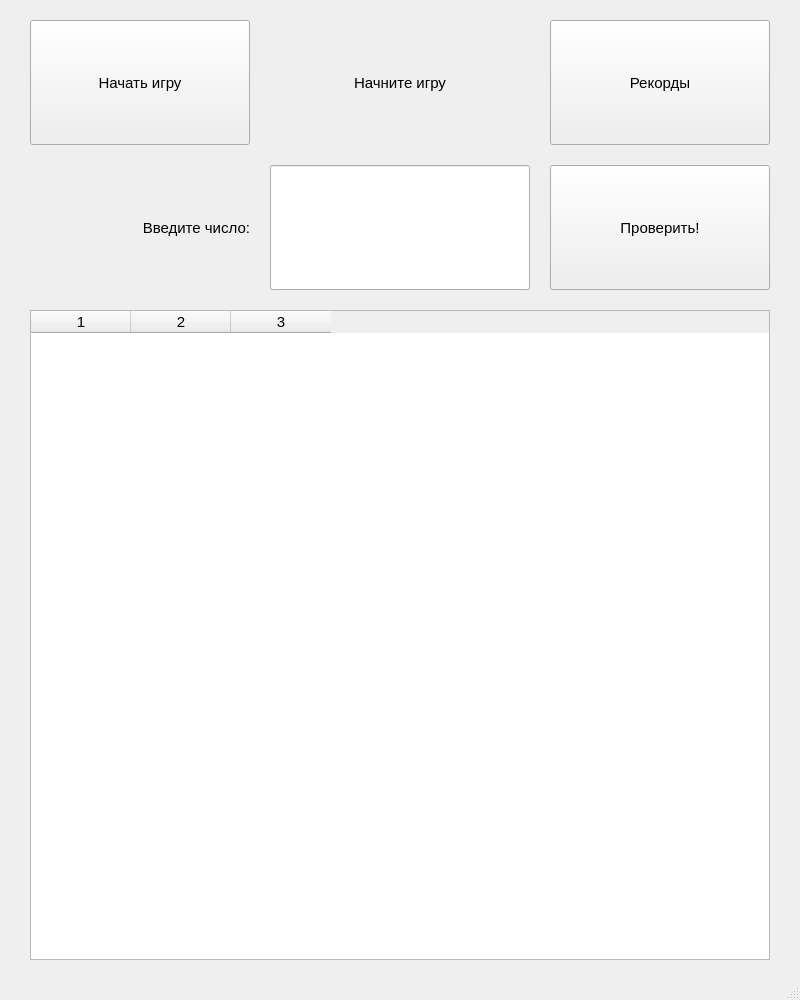
<?xml version="1.0" encoding="UTF-8"?>
<ui version="4.0">
 <class>Bullsncows</class>
 <widget class="QMainWindow" name="Bullsncows">
  <property name="geometry">
   <rect>
    <x>0</x>
    <y>0</y>
    <width>800</width>
    <height>1000</height>
   </rect>
  </property>
  <property name="font">
   <font>
    <family>Yu Gothic UI</family>
    <pointsize>11</pointsize>
   </font>
  </property>
  <property name="windowTitle">
   <string>Bullsncows</string>
  </property>
  <widget class="QWidget" name="centralwidget">
   <widget class="QTableWidget" name="gameField">
    <property name="geometry">
     <rect>
      <x>30</x>
      <y>310</y>
      <width>740</width>
      <height>650</height>
     </rect>
    </property>
    <property name="focusPolicy">
     <enum>Qt::NoFocus</enum>
    </property>
    <property name="editTriggers">
     <set>QAbstractItemView::NoEditTriggers</set>
    </property>
    <property name="selectionMode">
     <enum>QAbstractItemView::NoSelection</enum>
    </property>
    <property name="verticalScrollMode">
     <enum>QAbstractItemView::ScrollPerItem</enum>
    </property>
    <property name="columnCount">
     <number>3</number>
    </property>
    <column/>
    <column/>
    <column/>
   </widget>
   <widget class="QLabel" name="statusLabel">
    <property name="geometry">
     <rect>
      <x>270</x>
      <y>20</y>
      <width>260</width>
      <height>125</height>
     </rect>
    </property>
    <property name="text">
     <string>Начните игру</string>
    </property>
    <property name="alignment">
     <set>Qt::AlignCenter</set>
    </property>
   </widget>
   <widget class="QLabel" name="inputLabel">
    <property name="geometry">
     <rect>
      <x>30</x>
      <y>165</y>
      <width>220</width>
      <height>125</height>
     </rect>
    </property>
    <property name="text">
     <string>Введите число:</string>
    </property>
    <property name="alignment">
     <set>Qt::AlignRight|Qt::AlignTrailing|Qt::AlignVCenter</set>
    </property>
   </widget>
   <widget class="QPushButton" name="startGame">
    <property name="geometry">
     <rect>
      <x>30</x>
      <y>20</y>
      <width>220</width>
      <height>125</height>
     </rect>
    </property>
    <property name="text">
     <string>Начать игру</string>
    </property>
   </widget>
   <widget class="QPushButton" name="showRecords">
    <property name="geometry">
     <rect>
      <x>550</x>
      <y>20</y>
      <width>220</width>
      <height>125</height>
     </rect>
    </property>
    <property name="text">
     <string>Рекорды</string>
    </property>
   </widget>
   <widget class="QPushButton" name="checkNumber">
    <property name="geometry">
     <rect>
      <x>550</x>
      <y>165</y>
      <width>220</width>
      <height>125</height>
     </rect>
    </property>
    <property name="text">
     <string>Проверить!</string>
    </property>
    <property name="shortcut">
     <string>Return</string>
    </property>
   </widget>
   <widget class="QLineEdit" name="inputLine">
    <property name="geometry">
     <rect>
      <x>270</x>
      <y>165</y>
      <width>260</width>
      <height>125</height>
     </rect>
    </property>
   </widget>
  </widget>
  <widget class="QMenuBar" name="menubar">
   <property name="geometry">
    <rect>
     <x>0</x>
     <y>0</y>
     <width>800</width>
     <height>25</height>
    </rect>
   </property>
  </widget>
  <widget class="QStatusBar" name="statusbar"/>
 </widget>
 <resources/>
 <connections/>
</ui>
